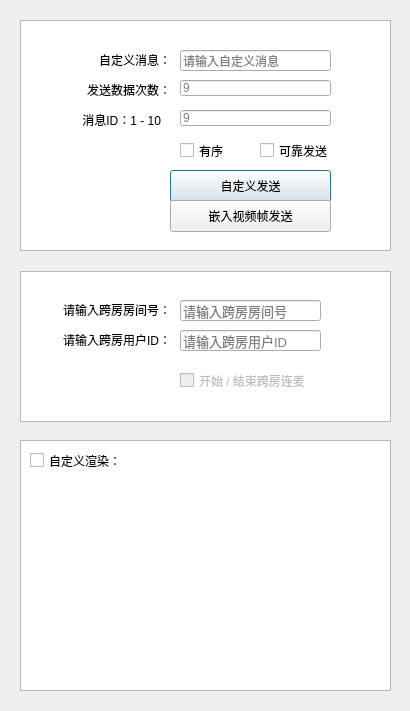
<?xml version="1.0" encoding="UTF-8"?>
<ui version="4.0">
 <class>TestAdvanceSetting</class>
 <widget class="QDialog" name="TestAdvanceSetting">
  <property name="geometry">
   <rect>
    <x>0</x>
    <y>0</y>
    <width>410</width>
    <height>711</height>
   </rect>
  </property>
  <property name="windowTitle">
   <string>高级设置</string>
  </property>
  <widget class="QLineEdit" name="msgLineEdit">
   <property name="geometry">
    <rect>
     <x>180</x>
     <y>50</y>
     <width>151</width>
     <height>21</height>
    </rect>
   </property>
   <property name="placeholderText">
    <string>请输入自定义消息</string>
   </property>
  </widget>
  <widget class="QCheckBox" name="reliable">
   <property name="geometry">
    <rect>
     <x>260</x>
     <y>140</y>
     <width>91</width>
     <height>21</height>
    </rect>
   </property>
   <property name="text">
    <string>可靠发送</string>
   </property>
  </widget>
  <widget class="QCheckBox" name="customRender">
   <property name="geometry">
    <rect>
     <x>30</x>
     <y>450</y>
     <width>171</width>
     <height>21</height>
    </rect>
   </property>
   <property name="text">
    <string>自定义渲染：</string>
   </property>
  </widget>
  <widget class="QWidget" name="dialogLocalView" native="true">
   <property name="geometry">
    <rect>
     <x>30</x>
     <y>490</y>
     <width>351</width>
     <height>191</height>
    </rect>
   </property>
  </widget>
  <widget class="QLineEdit" name="cmdId">
   <property name="geometry">
    <rect>
     <x>180</x>
     <y>110</y>
     <width>151</width>
     <height>16</height>
    </rect>
   </property>
   <property name="text">
    <string/>
   </property>
   <property name="placeholderText">
    <string>9</string>
   </property>
  </widget>
  <widget class="QLabel" name="label_2">
   <property name="geometry">
    <rect>
     <x>20</x>
     <y>110</y>
     <width>141</width>
     <height>20</height>
    </rect>
   </property>
   <property name="text">
    <string>消息ID：1 - 10</string>
   </property>
   <property name="alignment">
    <set>Qt::AlignRight|Qt::AlignTrailing|Qt::AlignVCenter</set>
   </property>
  </widget>
  <widget class="QPushButton" name="sendCustomCmdMsg">
   <property name="geometry">
    <rect>
     <x>170</x>
     <y>170</y>
     <width>161</width>
     <height>32</height>
    </rect>
   </property>
   <property name="text">
    <string>自定义发送</string>
   </property>
  </widget>
  <widget class="QCheckBox" name="ordered">
   <property name="geometry">
    <rect>
     <x>180</x>
     <y>140</y>
     <width>61</width>
     <height>21</height>
    </rect>
   </property>
   <property name="text">
    <string>有序</string>
   </property>
  </widget>
  <widget class="QLabel" name="label">
   <property name="geometry">
    <rect>
     <x>30</x>
     <y>50</y>
     <width>141</width>
     <height>20</height>
    </rect>
   </property>
   <property name="text">
    <string>自定义消息：</string>
   </property>
   <property name="alignment">
    <set>Qt::AlignRight|Qt::AlignTrailing|Qt::AlignVCenter</set>
   </property>
  </widget>
  <widget class="QLineEdit" name="otherRoomNameLineEdit">
   <property name="geometry">
    <rect>
     <x>180</x>
     <y>300</y>
     <width>141</width>
     <height>21</height>
    </rect>
   </property>
   <property name="font">
    <font>
     <pointsize>10</pointsize>
    </font>
   </property>
   <property name="text">
    <string/>
   </property>
   <property name="readOnly">
    <bool>false</bool>
   </property>
   <property name="placeholderText">
    <string>请输入跨房房间号</string>
   </property>
  </widget>
  <widget class="QLabel" name="label_5">
   <property name="geometry">
    <rect>
     <x>30</x>
     <y>300</y>
     <width>141</width>
     <height>20</height>
    </rect>
   </property>
   <property name="text">
    <string>请输入跨房房间号：</string>
   </property>
   <property name="alignment">
    <set>Qt::AlignRight|Qt::AlignTrailing|Qt::AlignVCenter</set>
   </property>
  </widget>
  <widget class="QLineEdit" name="otherUserNameLineEdit">
   <property name="geometry">
    <rect>
     <x>180</x>
     <y>330</y>
     <width>141</width>
     <height>21</height>
    </rect>
   </property>
   <property name="font">
    <font>
     <pointsize>10</pointsize>
    </font>
   </property>
   <property name="text">
    <string/>
   </property>
   <property name="readOnly">
    <bool>false</bool>
   </property>
   <property name="placeholderText">
    <string>请输入跨房用户ID</string>
   </property>
  </widget>
  <widget class="QLabel" name="label_6">
   <property name="geometry">
    <rect>
     <x>20</x>
     <y>330</y>
     <width>151</width>
     <height>20</height>
    </rect>
   </property>
   <property name="text">
    <string>请输入跨房用户ID：</string>
   </property>
   <property name="alignment">
    <set>Qt::AlignRight|Qt::AlignTrailing|Qt::AlignVCenter</set>
   </property>
  </widget>
  <widget class="QCheckBox" name="connectOtherRoomBox">
   <property name="enabled">
    <bool>false</bool>
   </property>
   <property name="geometry">
    <rect>
     <x>180</x>
     <y>360</y>
     <width>191</width>
     <height>41</height>
    </rect>
   </property>
   <property name="text">
    <string>开始 / 结束跨房连麦</string>
   </property>
   <property name="checked">
    <bool>false</bool>
   </property>
  </widget>
  <widget class="QLineEdit" name="repeatCount">
   <property name="geometry">
    <rect>
     <x>180</x>
     <y>80</y>
     <width>151</width>
     <height>16</height>
    </rect>
   </property>
   <property name="text">
    <string/>
   </property>
   <property name="placeholderText">
    <string>9</string>
   </property>
  </widget>
  <widget class="QLabel" name="label_3">
   <property name="geometry">
    <rect>
     <x>30</x>
     <y>80</y>
     <width>141</width>
     <height>20</height>
    </rect>
   </property>
   <property name="text">
    <string>发送数据次数：</string>
   </property>
   <property name="alignment">
    <set>Qt::AlignRight|Qt::AlignTrailing|Qt::AlignVCenter</set>
   </property>
  </widget>
  <widget class="QLabel" name="res">
   <property name="geometry">
    <rect>
     <x>20</x>
     <y>20</y>
     <width>371</width>
     <height>21</height>
    </rect>
   </property>
   <property name="font">
    <font>
     <pointsize>9</pointsize>
    </font>
   </property>
   <property name="text">
    <string/>
   </property>
   <property name="alignment">
    <set>Qt::AlignCenter</set>
   </property>
  </widget>
  <widget class="QPushButton" name="sendSEIMsg">
   <property name="geometry">
    <rect>
     <x>170</x>
     <y>200</y>
     <width>161</width>
     <height>32</height>
    </rect>
   </property>
   <property name="text">
    <string>嵌入视频帧发送</string>
   </property>
  </widget>
  <widget class="QListView" name="listView">
   <property name="geometry">
    <rect>
     <x>20</x>
     <y>20</y>
     <width>371</width>
     <height>231</height>
    </rect>
   </property>
  </widget>
  <widget class="QListView" name="listView_2">
   <property name="geometry">
    <rect>
     <x>20</x>
     <y>271</y>
     <width>371</width>
     <height>151</height>
    </rect>
   </property>
  </widget>
  <widget class="QListView" name="listView_3">
   <property name="geometry">
    <rect>
     <x>20</x>
     <y>440</y>
     <width>371</width>
     <height>251</height>
    </rect>
   </property>
  </widget>
  <zorder>listView_3</zorder>
  <zorder>listView_2</zorder>
  <zorder>listView</zorder>
  <zorder>dialogLocalView</zorder>
  <zorder>msgLineEdit</zorder>
  <zorder>reliable</zorder>
  <zorder>customRender</zorder>
  <zorder>cmdId</zorder>
  <zorder>label_2</zorder>
  <zorder>sendCustomCmdMsg</zorder>
  <zorder>ordered</zorder>
  <zorder>label</zorder>
  <zorder>otherRoomNameLineEdit</zorder>
  <zorder>label_5</zorder>
  <zorder>otherUserNameLineEdit</zorder>
  <zorder>label_6</zorder>
  <zorder>connectOtherRoomBox</zorder>
  <zorder>repeatCount</zorder>
  <zorder>label_3</zorder>
  <zorder>res</zorder>
  <zorder>sendSEIMsg</zorder>
 </widget>
 <resources/>
 <connections/>
</ui>
